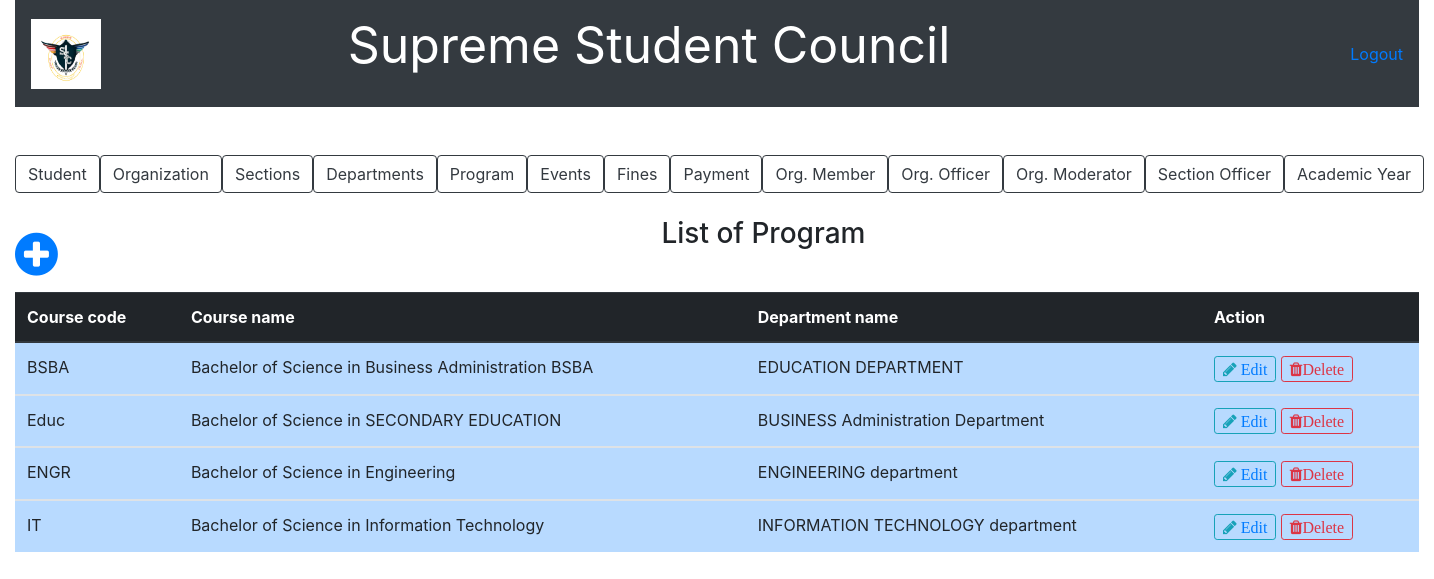
/list_of_program.php, run on the app's committed database.
### tables this page shows
CREATE TABLE `program` (
  `course_code` varchar(10) NOT NULL,
  `course_name` varchar(100) NOT NULL,
  `department_code` char(10) NOT NULL
);

CREATE TABLE `department` (
  `department_code` char(10) NOT NULL,
  `department_name` varchar(100) NOT NULL
);

### list_of_program.php (the view, shortened to what this page needs)
<?php include('server.php'); ?>
<!DOCTYPE html>
<html>
<head>
		<link rel="stylesheet" href="bootstrap/css/bootstrap.min.css">
		<link rel = "stylesheet" href = "font-awesome-4.7.0/font-awesome-4.7.0/css/font-awesome.min.css">
		<link href = "css/style.css" rel = "stylesheet" type = "text/css" >
</head>
<body>
	<div class="container-fluid">
		<nav class="navbar navbar-expand-lg navbar-dark bg-dark">
		   <a href = "index.php"><img src = "picture/ssc.PNG" style=" height:70px; width:70px;"></a>
		  <div class="collapse navbar-collapse" id="navbarTogglerDemo03">
		    	</center><p style="color:white; font-size: 50px; margin-right: 400px;">Supreme Student Council<strong></strong></p>
		    	<a href="logout.php">Logout</a>
		  </div>
		</nav>
	</div>
	<br /><br />
	<div class="container-fluid">
				<div class="btn-group btn-group-lg" role="group"">
					<a href = "list_of_student.php"><button type="button" class="btn btn-outline-dark">Student</button></a>
					<a href ="list_of_organization.php"><button type="button" class="btn btn-outline-dark">Organization</button></a>
					<a href ="list_of_section.php"><button type="button" class="btn btn-outline-dark">Sections</button></a>
					<a href ="list_of_department.php"><button type="button" class="btn btn-outline-dark">Departments</button>
					<a href ="list_of_program.php"><button type="button" class="btn btn-outline-dark">Program</button></a>
					<a href ="list_of_event.php"><button type="button" class="btn btn-outline-dark">Events</button></a>
					<a href ="fines.php"><button type="button" class="btn btn-outline-dark">Fines</button></a>
					<a href ="payment.php"><button type="button" class="btn btn-outline-dark">Payment</button></a>
					<a href ="list_of_organization_member.php"><button type="button" class="btn btn-outline-dark">Org. Member</button></a>
					<a href ="list_of_organization_officer.php"><button type="button" class="btn btn-outline-dark">Org. Officer</button></a>
					<a href ="list_of_organization_moderator.php"><button type="button" class="btn btn-outline-dark">Org. Moderator</button></a>
					<a href ="list_of_section_officer.php"><button type="button" class="btn btn-outline-dark">Section Officer</button></a>
					<a href ="list_of_acad_year.php"><button type="button" class="btn btn-outline-dark">Academic Year</button></a>
				</div>
				<br /><br />
				<a href = "add_new_program.php"><span style="float: left; font-size: 50px; margin-right: 50px;"><i class="fa fa-plus-circle" font-size = "50px"></i></span></a>
				<center><h3>List of Program</h3></center><br />
				<?php $results = mysqli_query($db, "SELECT * FROM program,department WHERE program.department_code = department.department_code"); ?>
				<table class="table table-primary">
				  <thead class="thead-dark">
				    <tr>
				      <th scope="col">Course code</th>
				      <th scope="col">Course name</th>
				      <th scope="col">Department name</th>
				      <th scope="col">Action</th>
				    </tr>
				  </thead>
				  <?php while ($row = mysqli_fetch_array($results)){ ?>
				  <tbody>
				    <tr>
				      <td><?php echo $row['course_code']?></td>
				      <td><?php echo $row['course_name']?></td>
				      <td><?php echo $row['department_name']?></td>
				      <td>
							<button type="button" class="btn btn-outline-info btn-sm fa fa-pencil"><a href="update_program.php?edit=<?php echo $row['course_code']; ?>"> Edit </a></button>
							<button type="button" class="btn btn-outline-danger btn-sm fa fa-trash" data-toggle="modal" data-target="#exampleModal">Delete</button>
					   </td>
				    </tr>
				  </tbody>
				  <?php
  				  } ?>
				</table>
	</div>
</body>
</html>

### data on the page
program: course_code "BSBA", course_name "Bachelor of Science in Business Administration BSBA", department_code.department_name "EDUCATION DEPARTMENT"
program: course_code "Educ", course_name "Bachelor of Science in SECONDARY EDUCATION", department_code.department_name "BUSINESS Administration Department"
program: course_code "ENGR", course_name "Bachelor of Science in Engineering", department_code.department_name "ENGINEERING department"
program: course_code "IT", course_name "Bachelor of Science in Information Technology", department_code.department_name "INFORMATION TECHNOLOGY department"
